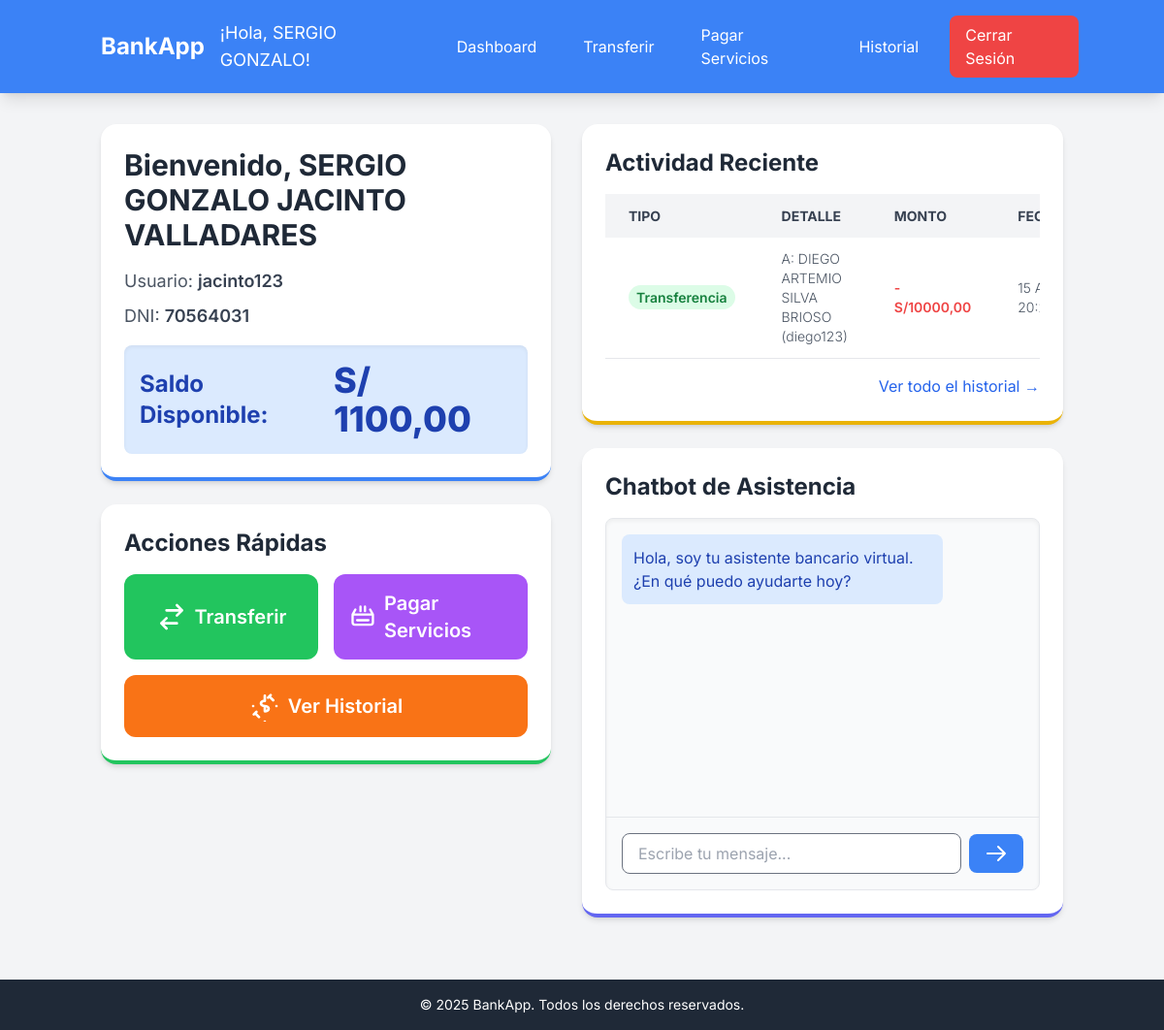
The app's page /bank/dashboard/ (signed in) with its own data.
### core_bank/models.py (models this page shows, shortened)
class CustomUser(AbstractUser):
    dni = models.CharField(max_length=8, unique=True, verbose_name="DNI")
    balance = models.DecimalField(max_digits=10, decimal_places=2, default=Decimal('0.00'))
    first_name = models.CharField(max_length=150, blank=True, verbose_name="Nombres")
    last_name = models.CharField(max_length=150, blank=True, verbose_name="Apellidos")

class Transaction(models.Model):
    TRANSACTION_TYPES = (
        ('transferencia', 'Transferencia'),
        ('pago_servicio', 'Pago de Servicio'),
    )
    sender = models.ForeignKey(CustomUser, related_name='sent_transactions', on_delete=models.CASCADE, verbose_name="Remitente")
    receiver = models.ForeignKey(CustomUser, related_name='received_transactions', on_delete=models.SET_NULL, null=True, blank=True, verbose_name="Destinatario")
    amount = models.DecimalField(max_digits=10, decimal_places=2, verbose_name="Monto")
    transaction_type = models.CharField(max_length=20, choices=TRANSACTION_TYPES, verbose_name="Tipo de Transacción")
    timestamp = models.DateTimeField(auto_now_add=True, verbose_name="Fecha y Hora")
    description = models.CharField(max_length=255, blank=True, null=True, verbose_name="Descripción")
    class Meta:
        ordering = ['-timestamp'] # Ordena las transacciones por fecha descendente

### core_bank/views.py (the view)
# urls.py: path('dashboard/', views.dashboard_view, name='dashboard'),
@login_required
def dashboard_view(request):
    user = request.user
    recent_transactions = Transaction.objects.filter(sender=user).order_by('-timestamp')[:5]
    recent_payments = ServicePayment.objects.filter(user=user).order_by('-timestamp')[:5]
    return render(request, 'core_bank/dashboard.html', {
        'user': user,
        'recent_transactions': recent_transactions,
        'recent_payments': recent_payments,
    })

### templates/core_bank/dashboard.html (shortened to what this page needs)
{% extends 'core_bank/base.html' %}
{% block content %}
<div class="flex flex-col lg:flex-row gap-8">
    <div class="w-full lg:w-1/2 flex flex-col gap-6">
        <div class="card p-6 shadow-md border-b-4 border-blue-500">
            <h2 class="text-3xl font-bold text-gray-800 mb-4">Bienvenido, {{ user.first_name }} {{ user.last_name }}</h2>
            <p class="text-lg text-gray-600 mb-2">Usuario: <span class="font-semibold text-gray-700">{{ user.username }}</span></p>
            <p class="text-lg text-gray-600 mb-4">DNI: <span class="font-semibold text-gray-700">{{ user.dni }}</span></p>
            <div class="bg-blue-100 p-4 rounded-lg flex items-center justify-between shadow-inner">
                <span class="text-2xl font-bold text-blue-800">Saldo Disponible:</span>
                <span class="text-4xl font-extrabold text-blue-800">S/ {{ user.balance|floatformat:2 }}</span>
            </div>
        </div>
        <div class="card p-6 shadow-md border-b-4 border-green-500">
            <h3 class="text-2xl font-bold text-gray-800 mb-4">Acciones Rápidas</h3>
            <div class="grid grid-cols-1 md:grid-cols-2 gap-4">
                <a href="{% url 'core_bank:transfer' %}" class="btn-primary flex items-center justify-center space-x-2 p-4 rounded-xl text-xl font-semibold bg-green-500 hover:bg-green-600 transition duration-300 transform hover:scale-105">
                    <svg xmlns="http://www.w3.org/2000/svg" class="h-8 w-8" fill="none" viewBox="0 0 24 24" stroke="currentColor">
                        <path stroke-linecap="round" stroke-linejoin="round" stroke-width="2" d="M8 7h12m0 0l-4-4m4 4l-4 4m0 6H4m0 0l4 4m-4-4l4-4" />
                    </svg>
                    <span>Transferir</span>
                </a>
                <a href="{% url 'core_bank:services' %}" class="btn-primary flex items-center justify-center space-x-2 p-4 rounded-xl text-xl font-semibold bg-purple-500 hover:bg-purple-600 transition duration-300 transform hover:scale-105">
                    <svg xmlns="http://www.w3.org/2000/svg" class="h-8 w-8" fill="none" viewBox="0 0 24 24" stroke="currentColor">
                        <path stroke-linecap="round" stroke-linejoin="round" stroke-width="2" d="M3 10h18M7 15h10M3 10v7a2 2 0 002 2h14a2 2 0 002-2v-7M3 10l2.5-4.5M21 10l-2.5-4.5M10 3v4m4-4v4" />
                    </svg>
                    <span>Pagar Servicios</span>
                </a>
                <a href="{% url 'core_bank:history' %}" class="btn-primary flex items-center justify-center space-x-2 p-4 rounded-xl text-xl font-semibold bg-orange-500 hover:bg-orange-600 transition duration-300 transform hover:scale-105 col-span-full">
                    <span>Ver Historial</span>
                </a>
            </div>
        </div>
    </div>
    <div class="w-full lg:w-1/2 flex flex-col gap-6">
        <div class="card p-6 shadow-md border-b-4 border-yellow-500">
            <h3 class="text-2xl font-bold text-gray-800 mb-4">Actividad Reciente</h3>
            <div class="overflow-x-auto">
                {% if recent_transactions or recent_payments %}
                    <table class="table-auto w-full text-left">
                        <thead>
                            <tr class="bg-gray-100 text-gray-700 uppercase text-sm leading-normal">
                                <th class="py-3 px-6">Tipo</th>
                                <th class="py-3 px-6">Detalle</th>
                                <th class="py-3 px-6">Monto</th>
                                <th class="py-3 px-6">Fecha</th>
                            </tr>
                        </thead>
                        <tbody class="text-gray-600 text-sm font-light">
                            {% for t in recent_transactions %}
                            <tr class="border-b border-gray-200 hover:bg-gray-50">
                                <td class="py-3 px-6 text-left whitespace-nowrap">
                                    <span class="px-2 py-1 font-semibold leading-tight text-green-700 bg-green-100 rounded-full">Transferencia</span>
                                </td>
                                <td class="py-3 px-6">
                                    A: {{ t.receiver.first_name }} {{ t.receiver.last_name }} ({{ t.receiver.username }})
                                </td>
                                <td class="py-3 px-6 text-red-500 font-semibold">- S/{{ t.amount|floatformat:2 }}</td>
                                <td class="py-3 px-6">{{ t.timestamp|date:"d M, H:i" }}</td>
                            </tr>
                            {% endfor %}
                        </tbody>
                    </table>
                {% else %}
                    <p class="text-gray-600">No hay actividad reciente. ¡Realiza tu primera transacción!</p>
                {% endif %}
            </div>
            {% if recent_transactions or recent_payments %}
                <div class="mt-4 text-right">
                    <a href="{% url 'core_bank:history' %}" class="text-blue-600 hover:underline">Ver todo el historial &rarr;</a>
                </div>
            {% endif %}
        </div>
        <div class="card p-6 shadow-md border-b-4 border-indigo-500">
            <h3 class="text-2xl font-bold text-gray-800 mb-4">Chatbot de Asistencia</h3>
            {% include 'chatbot/chatbot.html' %}
        </div>
    </div>
</div>
{% endblock %}

### templates/core_bank/base.html (shortened to what this page needs)
<!DOCTYPE html>
<html lang="es">
<head>
    <script src="https://cdn.tailwindcss.com"></script>
    <link href="https://cdnjs.cloudflare.com/ajax/libs/flowbite/2.3.0/flowbite.min.css" rel="stylesheet" />
</head>
<body class="min-h-screen flex flex-col">
    <nav class="navbar p-4 shadow-lg">
        <div class="container mx-auto flex justify-between items-center">
            <a href="{% url 'core_bank:dashboard' %}" class="text-2xl font-bold rounded-lg px-4 py-2 hover:bg-blue-600 transition duration-300">BankApp</a>
            <div class="flex space-x-4 items-center">
                {% if user.is_authenticated %}
                    <span class="text-white text-lg hidden md:block">¡Hola, {{ user.first_name }}!</span>
                    <a href="{% url 'core_bank:dashboard' %}" class="hover:bg-blue-600">Dashboard</a>
                    <a href="{% url 'core_bank:transfer' %}" class="hover:bg-blue-600">Transferir</a>
                    <a href="{% url 'core_bank:services' %}" class="hover:bg-blue-600">Pagar Servicios</a>
                    <a href="{% url 'core_bank:history' %}" class="hover:bg-blue-600">Historial</a>
                    <a href="{% url 'core_bank:logout' %}" class="hover:bg-red-600 bg-red-500 rounded-lg px-3 py-1">Cerrar Sesión</a>
                {% else %}
                    <a href="{% url 'core_bank:login' %}" class="hover:bg-blue-600">Iniciar Sesión</a>
                    <a href="{% url 'core_bank:register' %}" class="hover:bg-blue-600">Registrarse</a>
                {% endif %}
            </div>
        </div>
    </nav>
    <main class="container mx-auto px-4 py-8 flex-grow">
        {% block content %}{% endblock %}
    </main>
    <footer class="bg-gray-800 text-white p-4 mt-8">
        <div class="container mx-auto text-center text-sm">
            &copy; 2025 BankApp. Todos los derechos reservados.
        </div>
    </footer>
</body>
</html>

### templates/core_bank/base.html (style rules this page uses)
body { font-family: 'Inter', sans-serif; background-color: #f3f4f6; color: #333; }
.navbar { background-color: #3b82f6; }
.navbar a { color: white; padding: 0.5rem 1rem; border-radius: 0.5rem; transition: background-color 0.3s ease; }
.btn-primary { background-color: #3b82f6; color: white; padding: 0.75rem 1.5rem; border-radius: 0.75rem; transition: background-color 0.3s ease; }
.card { background-color: white; border-radius: 1rem; box-shadow: 0 4px 6px rgba(0, 0, 0, 0.1); padding: 1.5rem; }

### records on screen
CustomUser: first_name "SERGIO GONZALO", last_name "JACINTO VALLADARES", username "jacinto123", dni "70564031", balance "1100,00"
Transaction: receiver.first_name "DIEGO ARTEMIO", receiver.last_name "SILVA BRIOSO", receiver.username "diego123", amount "10000,00", timestamp "15…"
